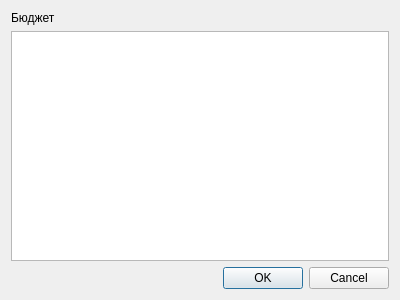
<?xml version="1.0" encoding="UTF-8"?>
<ui version="4.0">
 <class>BudgetWindow</class>
 <widget class="QDialog" name="BudgetWindow">
  <property name="geometry">
   <rect>
    <x>0</x>
    <y>0</y>
    <width>400</width>
    <height>300</height>
   </rect>
  </property>
  <property name="windowTitle">
   <string>Dialog</string>
  </property>
  <property name="modal">
   <bool>true</bool>
  </property>
  <layout class="QVBoxLayout" name="verticalLayout">
   <item>
    <layout class="QVBoxLayout" name="verticalLayout_2">
     <item>
      <widget class="QLabel" name="label">
       <property name="text">
        <string>Бюджет</string>
       </property>
      </widget>
     </item>
    </layout>
   </item>
   <item>
    <layout class="QVBoxLayout" name="verticalLayout_3">
     <item>
      <widget class="QTableView" name="tableView"/>
     </item>
    </layout>
   </item>
   <item>
    <widget class="QDialogButtonBox" name="buttonBox">
     <property name="orientation">
      <enum>Qt::Horizontal</enum>
     </property>
     <property name="standardButtons">
      <set>QDialogButtonBox::Cancel|QDialogButtonBox::Ok</set>
     </property>
    </widget>
   </item>
  </layout>
 </widget>
 <resources/>
 <connections>
  <connection>
   <sender>buttonBox</sender>
   <signal>accepted()</signal>
   <receiver>BudgetWindow</receiver>
   <slot>accept()</slot>
   <hints>
    <hint type="sourcelabel">
     <x>248</x>
     <y>254</y>
    </hint>
    <hint type="destinationlabel">
     <x>157</x>
     <y>274</y>
    </hint>
   </hints>
  </connection>
  <connection>
   <sender>buttonBox</sender>
   <signal>rejected()</signal>
   <receiver>BudgetWindow</receiver>
   <slot>reject()</slot>
   <hints>
    <hint type="sourcelabel">
     <x>316</x>
     <y>260</y>
    </hint>
    <hint type="destinationlabel">
     <x>286</x>
     <y>274</y>
    </hint>
   </hints>
  </connection>
 </connections>
</ui>
